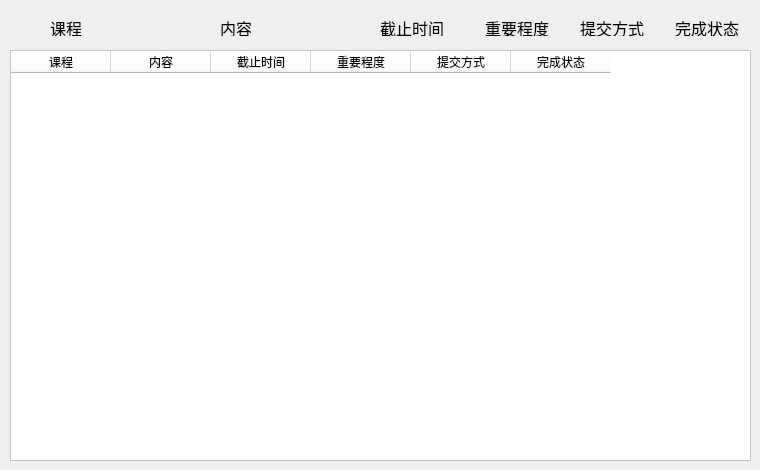
       <widget class="QWidget" name="showHW">
        <widget class="QTableWidget" name="HomeworkTable_1">
         <property name="geometry">
          <rect>
           <x>10</x>
           <y>50</y>
           <width>741</width>
           <height>411</height>
          </rect>
         </property>
         <property name="styleSheet">
          <string notr="true">background-color: rgb(255, 255, 255);
border-top-color: rgb(0, 0, 0);</string>
         </property>
         <property name="rowCount">
          <number>0</number>
         </property>
         <attribute name="horizontalHeaderCascadingSectionResizes">
          <bool>false</bool>
         </attribute>
         <column>
          <property name="text">
           <string>课程</string>
          </property>
         </column>
         <column>
          <property name="text">
           <string>内容</string>
          </property>
         </column>
         <column>
          <property name="text">
           <string>截止时间</string>
          </property>
         </column>
         <column>
          <property name="text">
           <string>重要程度</string>
          </property>
         </column>
         <column>
          <property name="text">
           <string>提交方式</string>
          </property>
         </column>
         <column>
          <property name="text">
           <string>完成状态</string>
          </property>
         </column>
        </widget>
        <widget class="QLabel" name="label_4">
         <property name="geometry">
          <rect>
           <x>50</x>
           <y>20</y>
           <width>41</width>
           <height>16</height>
          </rect>
         </property>
         <property name="font">
          <font>
           <family>华文琥珀</family>
           <pointsize>12</pointsize>
          </font>
         </property>
         <property name="text">
          <string>课程</string>
         </property>
        </widget>
        <widget class="QLabel" name="label_5">
         <property name="geometry">
          <rect>
           <x>220</x>
           <y>20</y>
           <width>31</width>
           <height>16</height>
          </rect>
         </property>
         <property name="font">
          <font>
           <family>华文琥珀</family>
           <pointsize>12</pointsize>
          </font>
         </property>
         <property name="text">
          <string>内容</string>
         </property>
        </widget>
        <widget class="QLabel" name="label_7">
         <property name="geometry">
          <rect>
           <x>380</x>
           <y>20</y>
           <width>71</width>
           <height>16</height>
          </rect>
         </property>
         <property name="font">
          <font>
           <family>华文琥珀</family>
           <pointsize>12</pointsize>
          </font>
         </property>
         <property name="text">
          <string>截止时间</string>
         </property>
        </widget>
        <widget class="QLabel" name="label_8">
         <property name="geometry">
          <rect>
           <x>485</x>
           <y>20</y>
           <width>71</width>
           <height>16</height>
          </rect>
         </property>
         <property name="font">
          <font>
           <family>华文琥珀</family>
           <pointsize>12</pointsize>
          </font>
         </property>
         <property name="text">
          <string>重要程度</string>
         </property>
        </widget>
        <widget class="QLabel" name="label_14">
         <property name="geometry">
          <rect>
           <x>580</x>
           <y>20</y>
           <width>71</width>
           <height>16</height>
          </rect>
         </property>
         <property name="font">
          <font>
           <family>华文琥珀</family>
           <pointsize>12</pointsize>
          </font>
         </property>
         <property name="text">
          <string>提交方式</string>
         </property>
        </widget>
        <widget class="QLabel" name="label_15">
         <property name="geometry">
          <rect>
           <x>675</x>
           <y>20</y>
           <width>71</width>
           <height>16</height>
          </rect>
         </property>
         <property name="font">
          <font>
           <family>华文琥珀</family>
           <pointsize>12</pointsize>
          </font>
         </property>
         <property name="text">
          <string>完成状态</string>
         </property>
        </widget>
       </widget>
